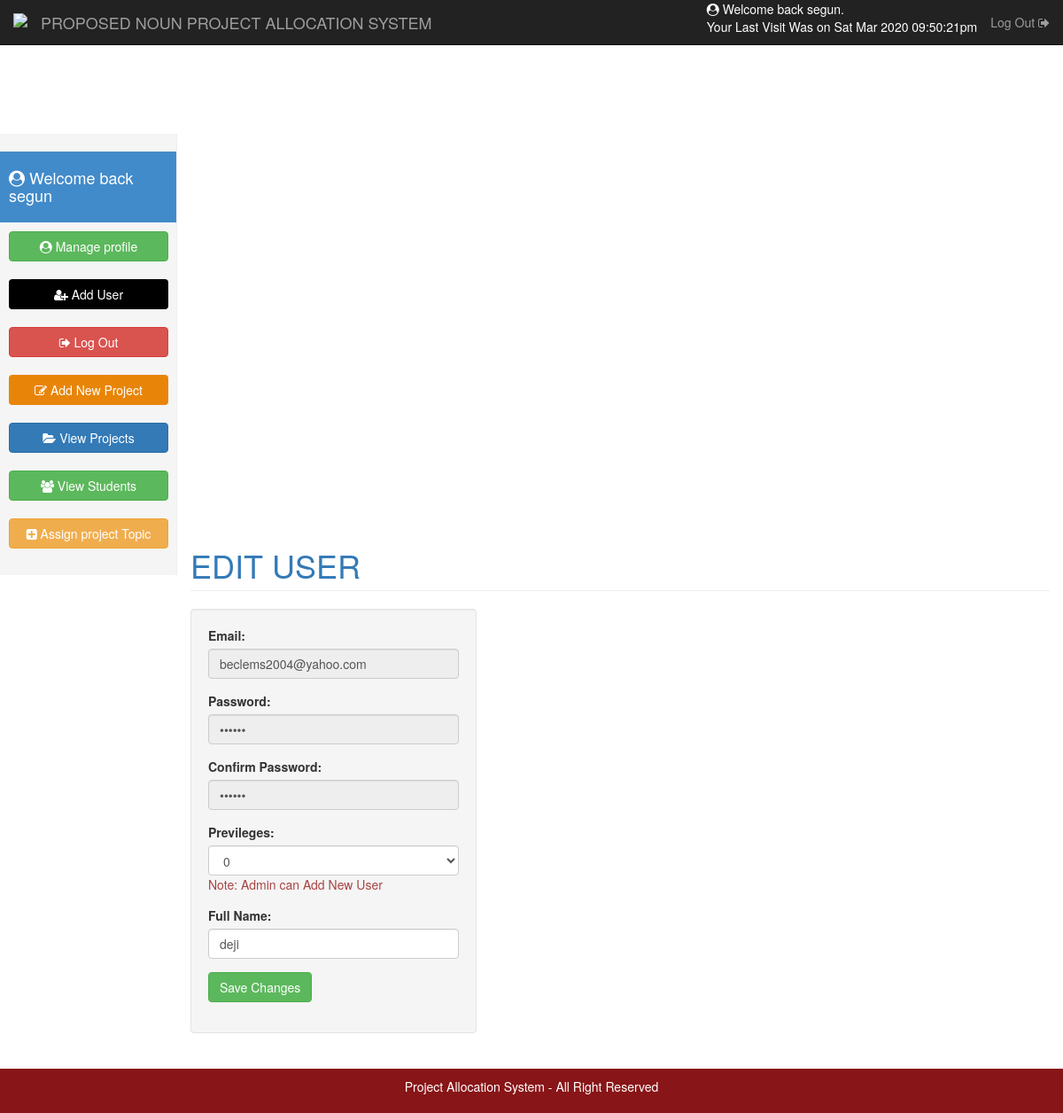
Screenshot of /?View=edit_user&id=1 (signed in) with the database file from the repository.
### tables this page shows
CREATE TABLE `users` (
  `ID` int(10) NOT NULL,
  `Email` varchar(100) NOT NULL,
  `Password` varchar(100) NOT NULL,
  `Date` varchar(100) NOT NULL,
  `Name` varchar(100) NOT NULL,
  `Last_Login` varchar(100) NOT NULL,
  `Role` int(10) NOT NULL
);

### Model/Context.php (called while the page is built, shortened)
<?php
class Db_Context{
private $Host = "localhost";
    private $Db_Name = "sile";
	private $Db_User_Name = "root";
	private $Db_Password = "" ;
	private $Db_Connection;
function __construct() {
	$this->Db_Connection = $this->Connect();
	}
private function Connect(){
	$Connection = mysqli_connect($this->Host, $this->Db_User_Name, $this->Db_Password,$this->Db_Name);
	return($Connection);
	}
protected function Escape_sql_injection($value){
		$Clean_value = mysqli_real_escape_string($this->Db_Connection,$value);
		return($Clean_value);
	}
protected function Select($sql){
	$result = mysqli_query($this->Db_Connection,$sql);
	$rows_count = mysqli_num_rows($result);
	if($rows_count > 0){
	while($rows = mysqli_fetch_assoc($result)){ $Array_row[] = $rows; }
			return($Array_row);
	} else
	{ return false ;}
	}
}
?>

### Controller/Controller.php (called while the page is built, shortened)
<?php
include("Model/Context.php");
class Controller extends Db_Context{
	public function Get_User_By_Id($id){
		$secure_Id = $this->Escape_sql_injection($id);
		$Get_Sql= "SELECT * FROM users WHERE ID = '$secure_Id'";
		$Get_Result = $this->Select($Get_Sql);
		if($Get_Result != false){return($Get_Result);}
	}
}
?>

### Views/edit_user.php (the view, shortened to what this page needs)
<?php
$Obj_Controller = new Controller();
$Obj_Controller->Add_User();
include("navbar.php");
?>
    <div class="container-fluid">
      <div class="row">
        <div class="col-sm-3 col-md-2 sidebar">
          <?php include("sidebar.php"); ?>
        </div>
        <div class="col-sm-9 col-sm-offset-3 col-md-10 col-md-offset-2 main">
          <h1 class="page-header text-primary">	EDIT USER </h1>
        <form action="" method="post" class="col-md-4 well">
        	 <?php
			$Result = $Obj_Controller->Get_User_By_Id($_GET["id"]);
			foreach( $Result as $key=>$value){
				?>
        	<div class="form-group">
        		<label> Email: </label>
<input type="email" name="Email" class="form-control" value="<?php echo   $Result[$key]["Email"];?>" disabled>
        	</div>
        	<div class="form-group">
        		<label> Password: </label>
        		<input type="password" name="Password" class="form-control" value="<?php echo   $Result[$key]["Password"];?>" disabled>
        	</div>
        	<div class="form-group">
        		<label> Confirm Password: </label>
        		<input type="password" name="Confirm_Password" class="form-control" value="<?php echo   $Result[$key]["Password"];?>" disabled>
        	</div>
        	<div class="form-group">
        		<label> Previleges: </label>
        		<select name="Role" class="form-control">
        		<option value="<?php echo   $Result[$key]["Role"];?>"> <?php echo   $Result[$key]["Role"];?></option>
        		</select>
        		<span class="text-danger"> Note: Admin can Add New User </span>
        	</div>
        	<div class="form-group">
        		<label> Full Name: </label>
        		<input type="text" name="Name" class="form-control" value="<?php echo   $Result[$key]["Name"];?>">
        	</div>
        	<div class="form-group">
        		<input type="submit" class="btn btn-success" name="Submit_User" value="Save Changes">
        	</div>
        </form>
         <?php }?>
      </div>
    </div>
<div class="row">
<?php include("footer.php");
	?>

### Css/style.css (style rules this page uses)
@media (min-width: 768px) { .sidebar { position: fixed; top: 51px; bottom: 0; left: 0; z-index: 1000; display: block; padding: 20px; overflow-x: hidden; overflow-y: auto; background-color: #f5f5f5; border-right: 1px solid #eee; } }
.main { padding: 20px; }
@media (min-width: 768px) { .main { padding-right: 40px; padding-left: 40px; } }
.main .page-header { margin-top: 0; }

### rows the page displays
users: Email "beclems2004@yahoo.com", Role "0", Name "deji"

### other values shown
$_SESSION["Name"] "segun"
$_SESSION["Last_Login"] "Sat Mar 2020 09:50:21pm"
